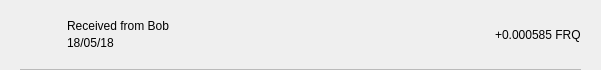
<?xml version="1.0" encoding="UTF-8"?>
<ui version="4.0">
 <class>TxRow</class>
 <widget class="QWidget" name="TxRow">
  <property name="geometry">
   <rect>
    <x>0</x>
    <y>0</y>
    <width>601</width>
    <height>70</height>
   </rect>
  </property>
  <property name="minimumSize">
   <size>
    <width>0</width>
    <height>40</height>
   </size>
  </property>
  <property name="windowTitle">
   <string>Form</string>
  </property>
  <layout class="QVBoxLayout" name="verticalLayout_3">
   <property name="spacing">
    <number>0</number>
   </property>
   <property name="leftMargin">
    <number>0</number>
   </property>
   <property name="topMargin">
    <number>0</number>
   </property>
   <property name="rightMargin">
    <number>0</number>
   </property>
   <property name="bottomMargin">
    <number>0</number>
   </property>
   <item>
    <widget class="QWidget" name="rowContainer" native="true">
     <layout class="QVBoxLayout" name="verticalLayout_2">
      <property name="spacing">
       <number>9</number>
      </property>
      <property name="leftMargin">
       <number>20</number>
      </property>
      <property name="topMargin">
       <number>9</number>
      </property>
      <property name="rightMargin">
       <number>20</number>
      </property>
      <property name="bottomMargin">
       <number>0</number>
      </property>
      <item>
       <widget class="QFrame" name="frame">
        <property name="styleSheet">
         <string notr="true">border:none;</string>
        </property>
        <property name="frameShape">
         <enum>QFrame::StyledPanel</enum>
        </property>
        <property name="frameShadow">
         <enum>QFrame::Raised</enum>
        </property>
        <layout class="QHBoxLayout" name="horizontalLayout" stretch="0,2,0">
         <property name="leftMargin">
          <number>0</number>
         </property>
         <property name="topMargin">
          <number>0</number>
         </property>
         <property name="rightMargin">
          <number>0</number>
         </property>
         <property name="bottomMargin">
          <number>0</number>
         </property>
         <item>
          <widget class="QPushButton" name="icon">
           <property name="focusPolicy">
            <enum>Qt::NoFocus</enum>
           </property>
           <property name="styleSheet">
            <string notr="true">border:none;</string>
           </property>
           <property name="text">
            <string/>
           </property>
           <property name="iconSize">
            <size>
             <width>28</width>
             <height>28</height>
            </size>
           </property>
          </widget>
         </item>
         <item>
          <layout class="QVBoxLayout" name="verticalLayout">
           <property name="spacing">
            <number>3</number>
           </property>
           <property name="leftMargin">
            <number>9</number>
           </property>
           <item>
            <widget class="QLabel" name="lblAddress">
             <property name="styleSheet">
              <string notr="true"/>
             </property>
             <property name="text">
              <string>Received from Bob</string>
             </property>
             <property name="alignment">
              <set>Qt::AlignBottom|Qt::AlignLeading|Qt::AlignLeft</set>
             </property>
            </widget>
           </item>
           <item>
            <widget class="QLabel" name="lblDate">
             <property name="styleSheet">
              <string notr="true"/>
             </property>
             <property name="text">
              <string>18/05/18</string>
             </property>
             <property name="alignment">
              <set>Qt::AlignLeading|Qt::AlignLeft|Qt::AlignTop</set>
             </property>
            </widget>
           </item>
          </layout>
         </item>
         <item>
          <widget class="QLabel" name="lblAmount">
           <property name="styleSheet">
            <string notr="true"/>
           </property>
           <property name="text">
            <string>+0.000585 FRQ</string>
           </property>
          </widget>
         </item>
        </layout>
       </widget>
      </item>
      <item>
       <widget class="QLabel" name="lblDivisory">
        <property name="minimumSize">
         <size>
          <width>0</width>
          <height>1</height>
         </size>
        </property>
        <property name="maximumSize">
         <size>
          <width>16777215</width>
          <height>1</height>
         </size>
        </property>
        <property name="styleSheet">
         <string notr="true">background-color:#bababa;</string>
        </property>
        <property name="text">
         <string/>
        </property>
        <property name="alignment">
         <set>Qt::AlignBottom|Qt::AlignLeading|Qt::AlignLeft</set>
        </property>
       </widget>
      </item>
     </layout>
    </widget>
   </item>
  </layout>
 </widget>
 <resources/>
 <connections/>
</ui>
